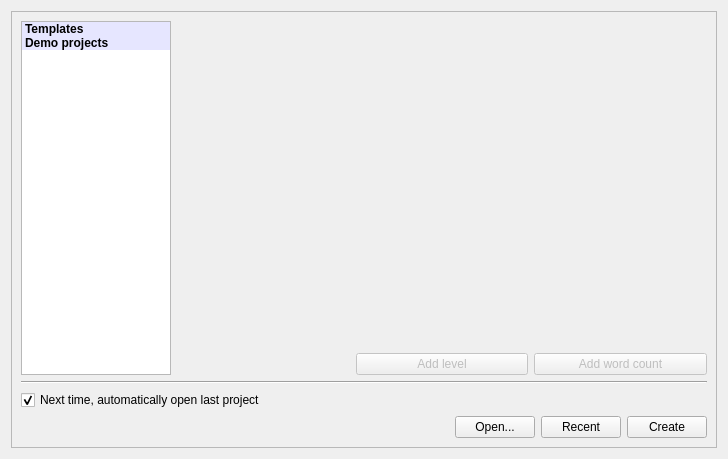
<?xml version="1.0" encoding="UTF-8"?>
<ui version="4.0">
 <class>welcome</class>
 <widget class="QWidget" name="welcome">
  <property name="geometry">
   <rect>
    <x>0</x>
    <y>0</y>
    <width>728</width>
    <height>459</height>
   </rect>
  </property>
  <property name="windowTitle">
   <string>Form</string>
  </property>
  <layout class="QHBoxLayout" name="horizontalLayout">
   <item>
    <widget class="QFrame" name="frame_2">
     <property name="minimumSize">
      <size>
       <width>500</width>
       <height>0</height>
      </size>
     </property>
     <property name="frameShape">
      <enum>QFrame::StyledPanel</enum>
     </property>
     <property name="frameShadow">
      <enum>QFrame::Raised</enum>
     </property>
     <layout class="QVBoxLayout" name="verticalLayout_32">
      <item>
       <layout class="QHBoxLayout" name="horizontalLayout_23">
        <item>
         <widget class="QTreeWidget" name="tree">
          <property name="maximumSize">
           <size>
            <width>150</width>
            <height>16777215</height>
           </size>
          </property>
          <property name="rootIsDecorated">
           <bool>false</bool>
          </property>
          <attribute name="headerVisible">
           <bool>false</bool>
          </attribute>
          <column>
           <property name="text">
            <string>1</string>
           </property>
          </column>
          <item>
           <property name="text">
            <string>Templates</string>
           </property>
           <property name="font">
            <font>
             <weight>75</weight>
             <bold>true</bold>
            </font>
           </property>
           <property name="textAlignment">
            <set>AlignHCenter|AlignVCenter|AlignCenter</set>
           </property>
           <property name="background">
            <brush brushstyle="SolidPattern">
             <color alpha="255">
              <red>230</red>
              <green>230</green>
              <blue>255</blue>
             </color>
            </brush>
           </property>
           <property name="foreground">
            <brush brushstyle="NoBrush">
             <color alpha="255">
              <red>0</red>
              <green>0</green>
              <blue>128</blue>
             </color>
            </brush>
           </property>
           <item>
            <property name="text">
             <string>Empty</string>
            </property>
           </item>
           <item>
            <property name="text">
             <string>Novel</string>
            </property>
           </item>
           <item>
            <property name="text">
             <string>Novella</string>
            </property>
           </item>
           <item>
            <property name="text">
             <string>Short Story</string>
            </property>
           </item>
           <item>
            <property name="text">
             <string>Research paper</string>
            </property>
           </item>
          </item>
          <item>
           <property name="text">
            <string>Demo projects</string>
           </property>
           <property name="font">
            <font>
             <weight>75</weight>
             <bold>true</bold>
            </font>
           </property>
           <property name="textAlignment">
            <set>AlignHCenter|AlignVCenter|AlignCenter</set>
           </property>
           <property name="background">
            <brush brushstyle="SolidPattern">
             <color alpha="255">
              <red>230</red>
              <green>230</green>
              <blue>255</blue>
             </color>
            </brush>
           </property>
           <property name="foreground">
            <brush brushstyle="NoBrush">
             <color alpha="255">
              <red>0</red>
              <green>0</green>
              <blue>128</blue>
             </color>
            </brush>
           </property>
          </item>
         </widget>
        </item>
        <item>
         <layout class="QVBoxLayout" name="templateLayout">
          <item>
           <layout class="QGridLayout" name="lytTemplate"/>
          </item>
          <item>
           <spacer name="verticalSpacer_5">
            <property name="orientation">
             <enum>Qt::Vertical</enum>
            </property>
            <property name="sizeHint" stdset="0">
             <size>
              <width>20</width>
              <height>40</height>
             </size>
            </property>
           </spacer>
          </item>
          <item>
           <layout class="QHBoxLayout" name="horizontalLayout_2">
            <item>
             <widget class="QLabel" name="lblTotal">
              <property name="text">
               <string/>
              </property>
             </widget>
            </item>
            <item>
             <widget class="QPushButton" name="btnAddLevel">
              <property name="enabled">
               <bool>false</bool>
              </property>
              <property name="text">
               <string>Add level</string>
              </property>
              <property name="icon">
               <iconset theme="list-add"/>
              </property>
             </widget>
            </item>
            <item>
             <widget class="QPushButton" name="btnAddWC">
              <property name="enabled">
               <bool>false</bool>
              </property>
              <property name="text">
               <string>Add word count</string>
              </property>
              <property name="icon">
               <iconset theme="applications-debugging"/>
              </property>
             </widget>
            </item>
           </layout>
          </item>
         </layout>
        </item>
       </layout>
      </item>
      <item>
       <widget class="Line" name="line_4">
        <property name="orientation">
         <enum>Qt::Horizontal</enum>
        </property>
       </widget>
      </item>
      <item>
       <widget class="QCheckBox" name="chkLoadLastProject">
        <property name="text">
         <string>Next time, automatically open last project</string>
        </property>
        <property name="checked">
         <bool>true</bool>
        </property>
       </widget>
      </item>
      <item>
       <layout class="QHBoxLayout" name="horizontalLayout_20">
        <item>
         <spacer name="horizontalSpacer_11">
          <property name="orientation">
           <enum>Qt::Horizontal</enum>
          </property>
          <property name="sizeHint" stdset="0">
           <size>
            <width>40</width>
            <height>20</height>
           </size>
          </property>
         </spacer>
        </item>
        <item>
         <widget class="QPushButton" name="btnOpen">
          <property name="text">
           <string>Open...</string>
          </property>
          <property name="icon">
           <iconset theme="document-open"/>
          </property>
         </widget>
        </item>
        <item>
         <widget class="QPushButton" name="btnRecent">
          <property name="text">
           <string>Recent</string>
          </property>
          <property name="icon">
           <iconset theme="folder-recent"/>
          </property>
         </widget>
        </item>
        <item>
         <widget class="QPushButton" name="btnCreate">
          <property name="text">
           <string>Create</string>
          </property>
          <property name="icon">
           <iconset theme="dialog-ok"/>
          </property>
         </widget>
        </item>
       </layout>
      </item>
     </layout>
    </widget>
   </item>
  </layout>
 </widget>
 <resources/>
 <connections/>
</ui>
